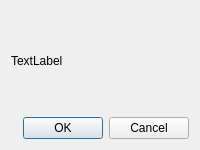
<?xml version="1.0" encoding="UTF-8"?>
<ui version="4.0">
 <class>Dialog</class>
 <widget class="QDialog" name="Dialog">
  <property name="windowModality">
   <enum>Qt::ApplicationModal</enum>
  </property>
  <property name="geometry">
   <rect>
    <x>0</x>
    <y>0</y>
    <width>200</width>
    <height>150</height>
   </rect>
  </property>
  <property name="sizePolicy">
   <sizepolicy hsizetype="Fixed" vsizetype="Fixed">
    <horstretch>0</horstretch>
    <verstretch>0</verstretch>
   </sizepolicy>
  </property>
  <property name="windowTitle">
   <string>Dialog</string>
  </property>
  <layout class="QGridLayout" name="gridLayout">
   <item row="0" column="0">
    <widget class="QLabel" name="messageLabel">
     <property name="text">
      <string>TextLabel</string>
     </property>
    </widget>
   </item>
   <item row="1" column="0">
    <widget class="QDialogButtonBox" name="dialogButtons">
     <property name="orientation">
      <enum>Qt::Horizontal</enum>
     </property>
     <property name="standardButtons">
      <set>QDialogButtonBox::Cancel|QDialogButtonBox::Ok</set>
     </property>
    </widget>
   </item>
  </layout>
 </widget>
 <resources/>
 <connections>
  <connection>
   <sender>dialogButtons</sender>
   <signal>accepted()</signal>
   <receiver>Dialog</receiver>
   <slot>accept()</slot>
   <hints>
    <hint type="sourcelabel">
     <x>248</x>
     <y>254</y>
    </hint>
    <hint type="destinationlabel">
     <x>157</x>
     <y>274</y>
    </hint>
   </hints>
  </connection>
  <connection>
   <sender>dialogButtons</sender>
   <signal>rejected()</signal>
   <receiver>Dialog</receiver>
   <slot>reject()</slot>
   <hints>
    <hint type="sourcelabel">
     <x>316</x>
     <y>260</y>
    </hint>
    <hint type="destinationlabel">
     <x>286</x>
     <y>274</y>
    </hint>
   </hints>
  </connection>
 </connections>
</ui>
